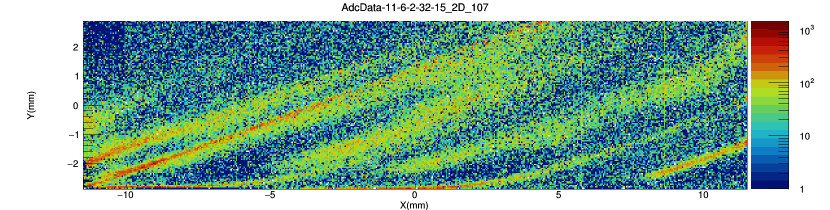
#> input picture data/Ion_track_frame-frame/AdcData-11-6-2-32-15-2D_107.png, 1660 x 420 px, found by its file name (shown at 1/2 size); its folder holds 4 pictures in this run
$ python preprocess.py
#> lines starting #> are read from the running program, lines starting #| are printed output that depends on the picture
import cv2
import glob
import os
import matplotlib.pyplot as plt
import numpy as np
from sklearn import cluster
from sklearn.cluster import KMeans, AgglomerativeClustering

class LineDetect():
    def __init__(self):
        pass

    def preprocess_images(self, read_cata):
#> called with read_cata = 'data\\IonTrack\\Ion_track_frame-frame'
        crop_img_gary = [] # list
        hist = []
        name_set = []

        ### crop images and savefig
        for filename in os.listdir(read_cata): # 类似ls
            name_set.append(filename)

            read_path = os.path.join(read_cata, filename) # 自动加上\符号
            img = cv2.imread(read_path)
#> img is the input picture: shape (420, 1660, 3); mean B, G, R 154.5, 173.8, 132.1

            crop_temp = img[45:360, 207:1492, :] # 由loc_axis()得到
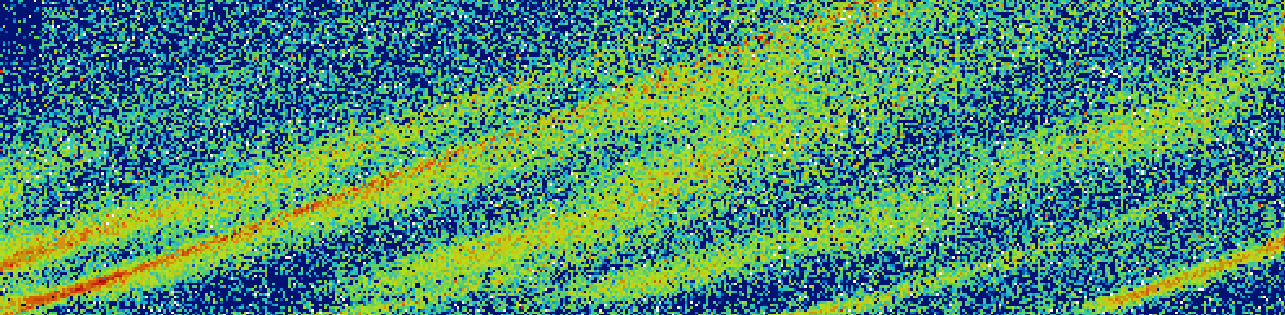
#> crop_temp: shape (315, 1285, 3); mean B, G, R 110.8, 140.8, 74.9
            crop_temp = cv2.cvtColor(crop_temp, cv2.COLOR_BGR2RGB)
            crop_temp_gray = cv2.cvtColor(crop_temp, cv2.COLOR_BGR2GRAY)
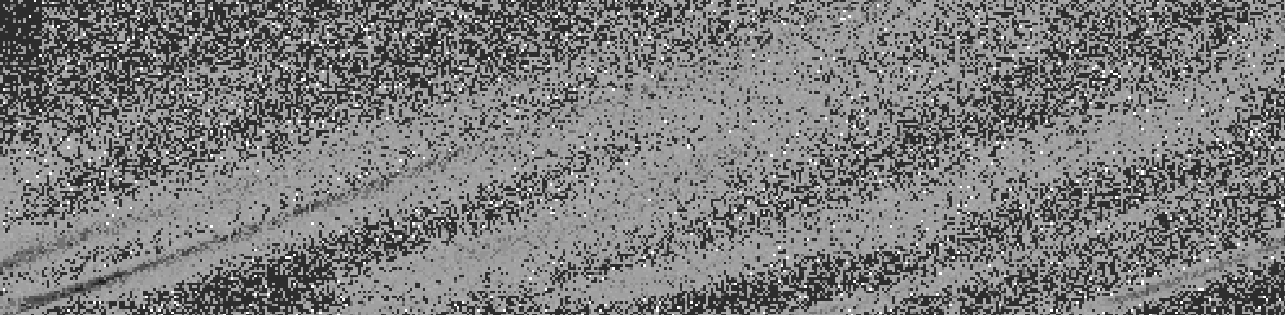
#> crop_temp_gray: shape (315, 1285); min 21, max 255, mean 124.2
            crop_img_gary.append(crop_temp_gray)

            ### test imshow cropimg
            # fig = plt.figure()
            # plt.imshow(crop_temp)
            # plt.title(filename)
            # # plt.show()
            # plt.show(block = False) # show.block为False才能close
            # plt.pause(0.5) # 应该是设置pause才能close
            # plt.close('all')

            # crop_temp_gray[crop_temp_gray == 255] = 254 改成254可以克服cv2.calcHist不能检测到255的问题

            hist_temp = cv2.calcHist([crop_temp_gray], [0], None, [257], [0, 256]) #hist是一个np.array 256维度数组
#> hist_temp = 257 values, max 116613 at index 45, min 0 at index 0, mean 1575
            # 由于cv2.calcHist设置[257]才能得到255的计数，所以要变为256维数的数组
            hist_temp= hist_temp[0:256]
#> hist_temp = 256 values, max 116613 at index 45, min 0 at index 0, mean 1581.2
            hist.append(hist_temp)
#> pass 2 of the loop in preprocess_images, `for filename in os.listdir(read_cata):`:
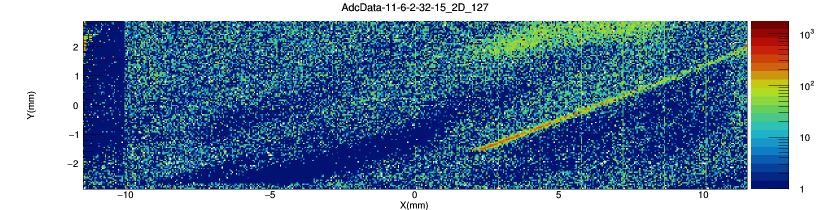
#> input picture data/Ion_track_frame-frame/AdcData-11-6-2-32-15-2D_127.png, 1660 x 420 px, found by its file name (shown at 1/2 size)
#> in preprocess_images, img is the input picture: shape (420, 1660, 3); mean B, G, R 165.6, 137.5, 103.4
#> in preprocess_images, `crop_temp = img[45:360, 207:1492, :]`:
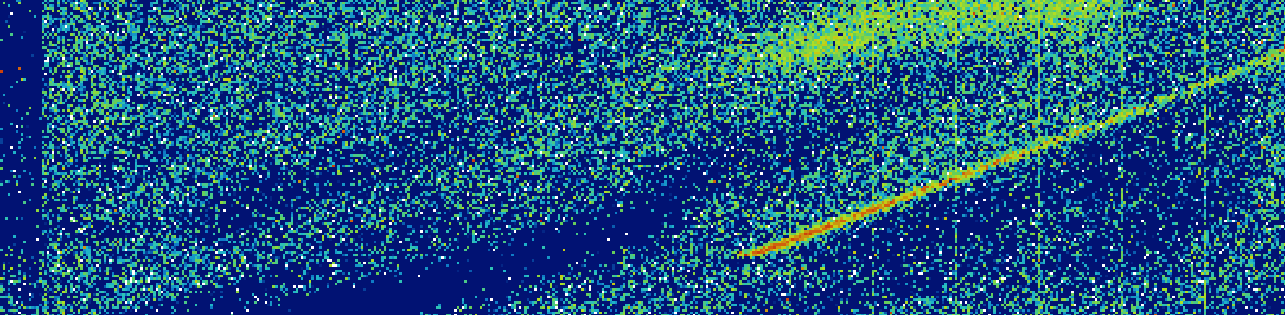
#> crop_temp: shape (315, 1285, 3); mean B, G, R 128.3, 83.9, 30.3
#> in preprocess_images, `crop_temp_gray = cv2.cvtColor(crop_temp, cv2.COLOR_BGR2GRAY)`:
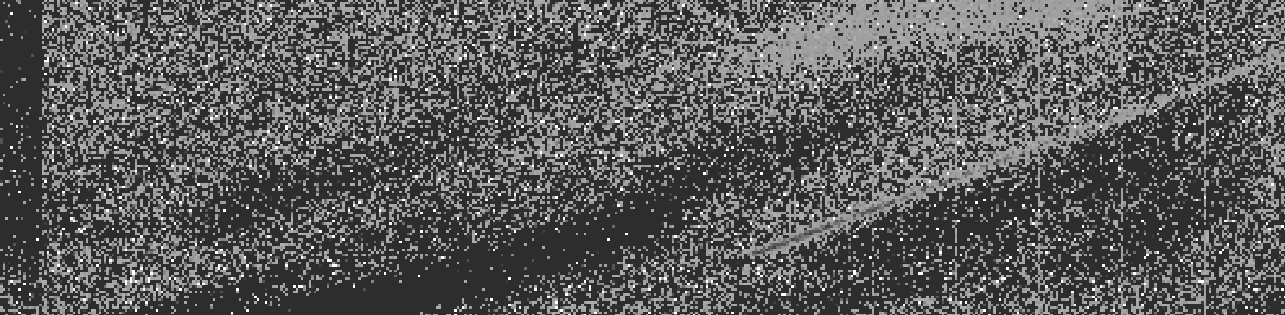
#> crop_temp_gray: shape (315, 1285); min 30, max 255, mean 91
#> in preprocess_images, `hist_temp = cv2.calcHist([crop_temp_gray], [0], None, [257], [0, 256])`: hist_temp = 257 values, max 237357 at index 45, min 0 at index 0, mean 1575
#> in preprocess_images, `hist_temp= hist_temp[0:256]`: hist_temp = 256 values, max 237357 at index 45, min 0 at index 0, mean 1581.2
#> pass 3 of the loop in preprocess_images, `for filename in os.listdir(read_cata):`:
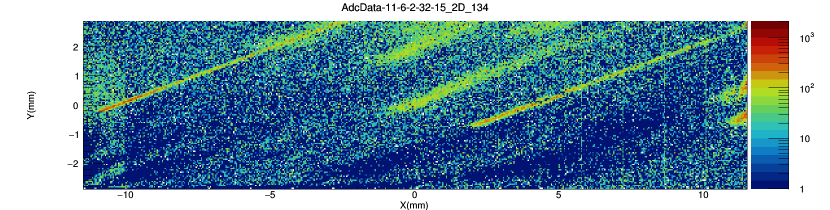
#> input picture data/Ion_track_frame-frame/AdcData-11-6-2-32-15-2D_134.png, 1660 x 420 px, found by its file name (shown at 1/2 size)
#> in preprocess_images, img is the input picture: shape (420, 1660, 3); mean B, G, R 166.3, 145.3, 107.2
#> in preprocess_images, `crop_temp = img[45:360, 207:1492, :]`:
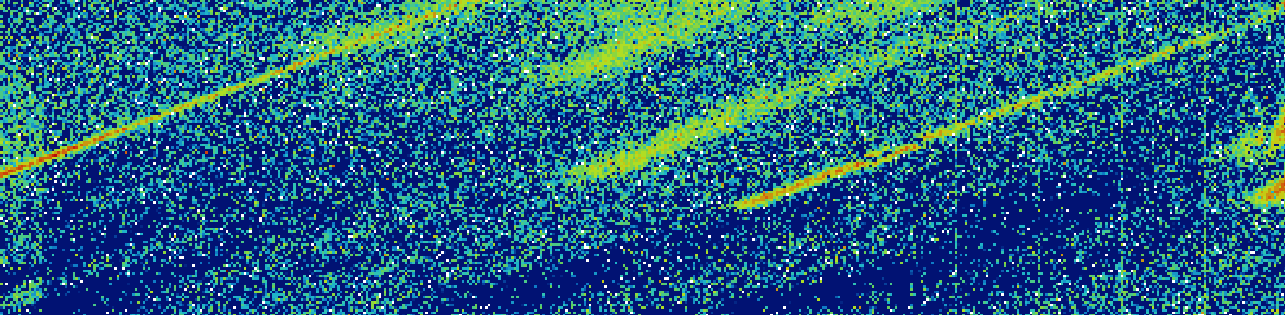
#> crop_temp: shape (315, 1285, 3); mean B, G, R 129.1, 95.3, 36
#> in preprocess_images, `crop_temp_gray = cv2.cvtColor(crop_temp, cv2.COLOR_BGR2GRAY)`:
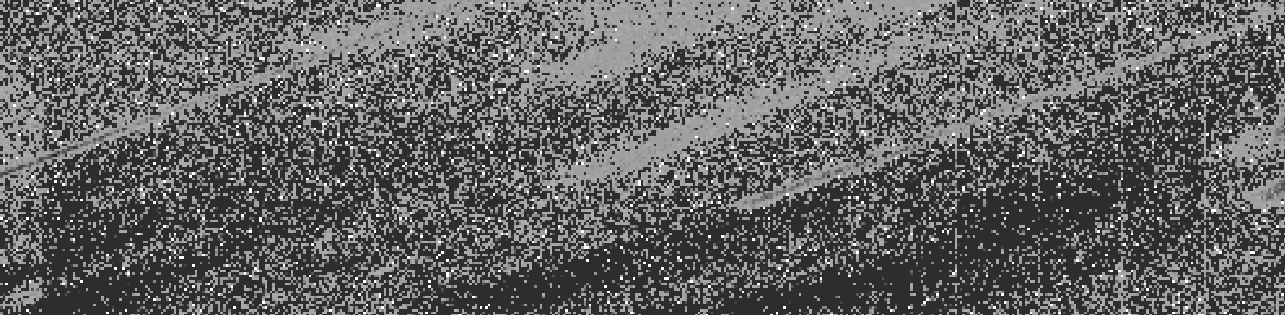
#> crop_temp_gray: shape (315, 1285); min 13, max 255, mean 98.5
#> in preprocess_images, `hist_temp = cv2.calcHist([crop_temp_gray], [0], None, [257], [0, 256])`: hist_temp = 257 values, max 211082 at index 45, min 0 at index 0, mean 1575
#> in preprocess_images, `hist_temp= hist_temp[0:256]`: hist_temp = 256 values, max 211082 at index 45, min 0 at index 0, mean 1581.2
#> the loop made 4 passes; the first 3 are shown
        self.originHist = hist
        self.originImg = crop_img_gary
        self.name_set = name_set

        return crop_img_gary, hist, name_set

    # [207 lines left out: functions visualSave_PltImg, visualSave_Morph, visualSave_MorphV2, post_processing, visualSave_Single_Img_Hist, visualSave_Compare_Deno and 3 more, not called in this run]

    def makedir_(self, save_path):
        if not os.path.exists(save_path):
            os.makedirs(save_path)
        return

    # [80 lines left out: functions denoise_threshold, denoise_cluster, not called in this run]


if  __name__ == '__main__':
    read_path = r'data\IonTrack\Ion_track_frame-frame'
    save_path_crop_gary = r'data\IonTrack\crop_gary'
    save_path_hist = r'data\IonTrack\hist'
    save_path_denoHist = r'data\IonTrack\deno_hist'
    save_path_cluster = r'data\IonTrack\cluster'
    save_path_threshold = r'data\IonTrack\threshold' # r就不会被转义字符影响
    save_path_morph = r'data\IonTrack\morph'
    save_path_morphV2 = r'data\IonTrack\morph_dilate_erode'

    LineDe = LineDetect()
    LineDe.makedir_(save_path_crop_gary)
    LineDe.makedir_(save_path_hist)
    LineDe.makedir_(save_path_denoHist)
    LineDe.makedir_(save_path_cluster)
    LineDe.makedir_(save_path_threshold)
    LineDe.makedir_(save_path_morph)
    LineDe.makedir_(save_path_morphV2)

    ### crop and gray the originImg
    crop_img_gary, originHist, name_set= LineDe.preprocess_images(read_path)

#> (the run stopped early here; a loop or call above may not have finished)
